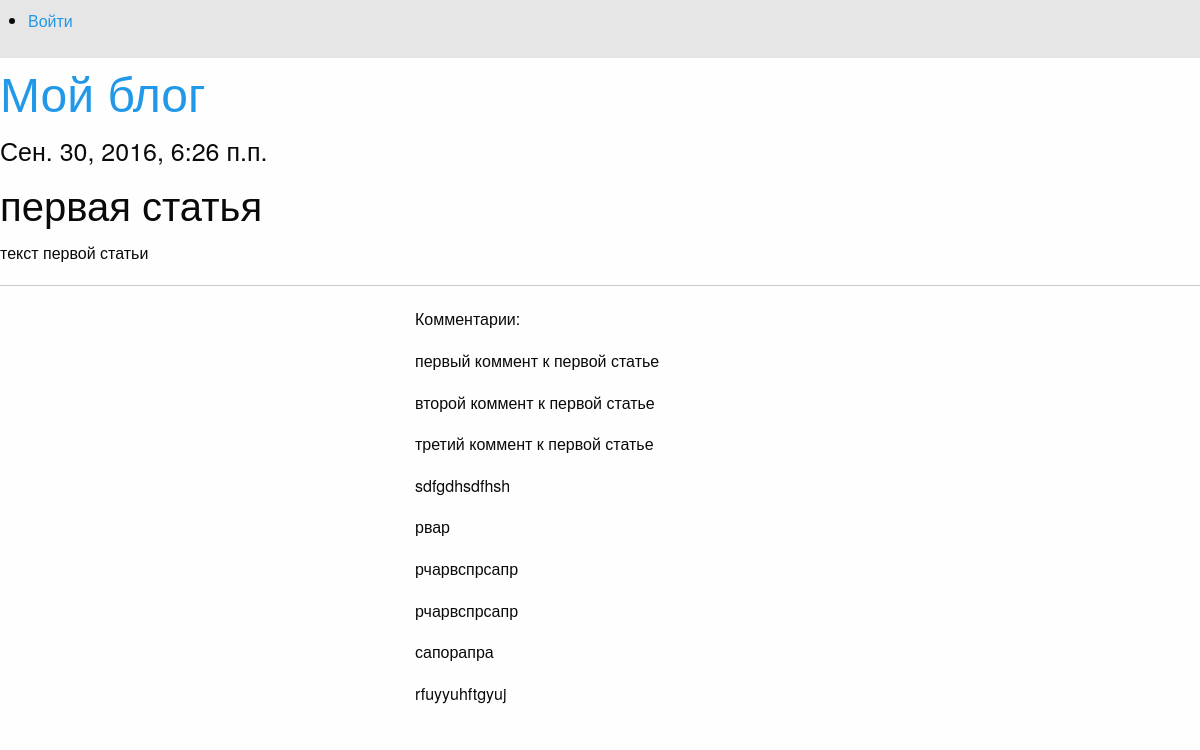
The app's page /basicview/articles/get/1/ with its own data.
### article/models.py (models this page shows)
class Article(models.Model):
    class Meta():
        db_table = "article"
    article_title = models.CharField(max_length=200)
    article_text = models.TextField()
    article_date = models.DateTimeField()
    article_likes = models.IntegerField(default=0)

class Comments(models.Model):
    class Meta():
        db_table = "comments"
    comments_text = models.TextField(verbose_name="Текст комментария:")
    comments_article = models.ForeignKey(Article)

### article/views.py (the view)
# urls.py: url(r'^articles/get/(?P<article_id>\d+)/$', views.article, name='article'),
def article(request, article_id=1):
    comment_form = CommentForm
    args = {}
    args.update(csrf(request))
    args['article'] = Article.objects.get(id=article_id)
    args['comments'] = Comments.objects.filter(comments_article_id=article_id)
    args['form'] = comment_form
    args['username'] = auth.get_user(request).username
    return render_to_response('article.html', args)

### article/templates/article.html (shortened to what this page needs)
{% extends 'main.html' %}
{% block article %}
<h4>{{ article.article_date }}</h4>
<h2>{{ article.article_title }}</h2>
    <p>{{ article.article_text }}</p>
<hr>
<div class="large-offset-1 large-8 column">
    <p>Комментарии:</p>
{% for comment in comments %}
    <p>{{ comment.comments_text }}</p>
{% endfor %}
</div>
{% endblock %}

### records on screen
Article: article_date "Сен. 30, 2016, 6:26 п.п.", article_title "первая статья", article_text "текст первой статьи"
Comments: comments_text "первый коммент к первой статье"
Comments: comments_text "второй коммент к первой статье"
Comments: comments_text "третий коммент к первой статье"
Comments: comments_text "sdfgdhsdfhsh"
Comments: comments_text "рвар"
Comments: comments_text "рчарвспрсапр"
Comments: comments_text "рчарвспрсапр"
Comments: comments_text "сапорапра"
Comments: comments_text "rfuyyuhftgyuj"
